Frame 1 (no input): blank canvas, image omitted
Frame 60 (the mouse pressed at the canvas centre just before this capture): blank canvas, image omitted
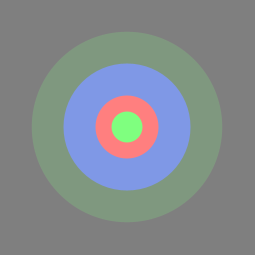
Frame 120 (the mouse held since frame 60 and released just before this capture)

The Processing sketch whose frames 1 and 60 were blank and that drew this single picture after the mouse press (run headless with seeded random() and noise(); from frame 60 on, the mouse is pressed at the canvas centre):

// Processing sketch: processing_41598
// ── processing_41598.pde

void setup(){
  size(255, 255);
  smooth();
  noStroke();
  background(240);
  noCursor();
}

void draw(){
  fill(mouseX, mouseY, mouseY);
  noStroke();
  rect(0, 0, width, height);
  
  noStroke();
  fill(255, 0, 0);

  if(mouseX>=0 && mouseY>=0){
    fill(mouseY, mouseY, 255);
  ellipse(mouseX, mouseY, mouseY, mouseX);
  
      fill(mouseY, 255, mouseY, 50);
  ellipse(mouseX, mouseY, mouseY*1.5, mouseX*1.5);
  }
  
  if(mouseX>=0 && mouseX<width){
    fill(255, mouseX, mouseX);
  ellipse(mouseX, mouseY, mouseX/2, mouseX/2);
  }
  
  if(mouseY>=0 && mouseY<height){
    fill(mouseY, 255, mouseY);
  ellipse(mouseX, mouseY, mouseX/4, mouseX/4);
  
  }

  
}
